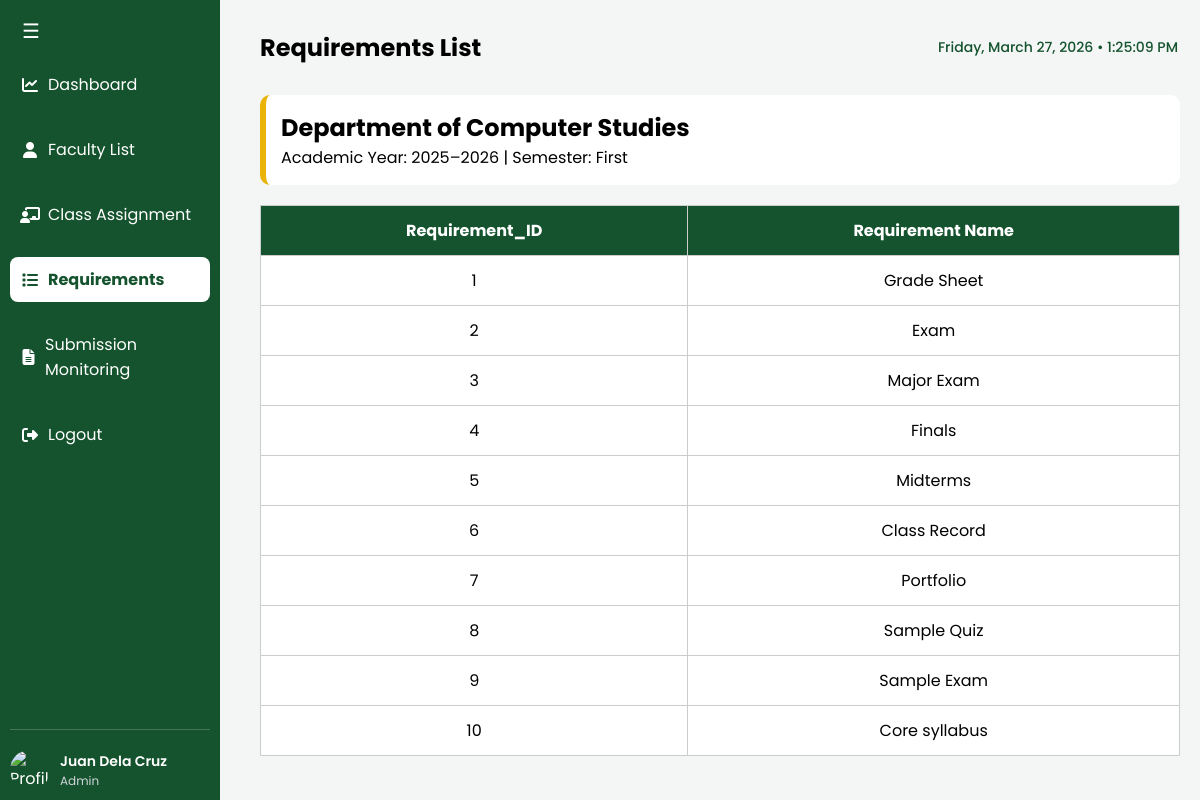
Screenshot of /requirementsAdmin with the database file from the repository.
### tables this page shows
CREATE TABLE REQUIREMENTS (Requirement_ID INT, Requirement_Name TEXT NOT NULL);

### flaskofthesite.py (the view)
@app.route ('/requirementsAdmin')
def requirementsAdmin():
    db_path = os.path.join(base_dir, 'Facultylist.db')
    conn = sqlite3.connect(db_path)
    conn.row_factory = sqlite3.Row
    cursor = conn.cursor()
    cursor.execute('SELECT * FROM REQUIREMENTS')
    rows = cursor.fetchall()
    for row in rows:
        print(row["Requirement_ID"])
    return render_template('requirementsAdmin.html', rows=rows)

### flaskofthesite.py (called while the page is built)
@app.after_request
def add_header(response):
    response.headers["Cache-Control"] = "no-store, no-cache, must-revalidate, max-age=0"
    response.headers["Pragma"] = "no-cache"
    response.headers["Expires"] = "0"
    return response

### templates/requirementsAdmin.html (shortened to what this page needs)
<!DOCTYPE html>
<html>
<head>
    <link rel="stylesheet" href="{{ url_for('static', filename='dashboardAdmin.css') }}">
     <link href="https://cdnjs.cloudflare.com/ajax/libs/font-awesome/6.5.0/css/all.min.css" rel="stylesheet">
</head>
<body>
<div class="sidebar" id="sidebar">
    <div class="sidebar-top">
        <button id="menu-btn">☰</button>
    </div>
    <a href="/dashboardAdmin">
        <i class="fas fa-chart-line"></i>
        <span>Dashboard</span>
    </a>
    <a href="/facultylistAdmin">
        <i class="fas fa-user"></i>
        <span>Faculty List</span>
    </a>
    <a href="/">
        <i class="fas fa-chalkboard-teacher"></i>
        <span>Class Assignment</span>
    </a>
    <a class="active">
        <i class="fas fa-list"></i>
        <span>Requirements</span>
    </a>
    <a href="/submissionmonitoringAdmin">
        <i class="fas fa-file-alt"></i>
        <span>Submission Monitoring</span>
    </a>
    <a href="/logout">
        <i class="fas fa-sign-out-alt"></i>
        <span>Logout</span>
    </a>
    <div class="sidebar-profile">
        <img src="https://cdn-icons-png.flaticon.com/512/847/847969.png" alt="Profile">
        <div class="profile-info">
            <span class="name">Juan Dela Cruz</span>
            <span class="role">Admin</span>
        </div>
    </div>
</div>
<div class="main" id="main">
<div class="topbar">
    <h2 style="text-align:center;">Requirements List</h2>
    <div class="datetime" id="datetime"></div>
</div>
<div class="content">
    <div class="header">
        <h2>Department of Computer Studies</h2>
        <p>Academic Year: 2025–2026 | Semester: First</p>
    </div>
 <table>
        <thead>
            <tr>
                <th>Requirement_ID</th>
                <th>Requirement Name</th>
            </tr>
        </thead>
        <tbody>
            {% for t in rows %}
            <tr>
                <td>{{ t[0] }}</td>
                <td>{{ t[1] }}</td>
            </tr>
            {% endfor %}
        </tbody>
    </table>
        </div>
</div>
</body>
</html>

### static/dashboardAdmin.css (style rules this page uses)
* { margin: 0; padding: 0; box-sizing: border-box; font-family: 'Poppins', sans-serif; }
body { display: flex; background: #f4f6f5; }
.sidebar { width: 220px; height: 100vh; background: #14532d; color: white; padding: 10px; position: fixed; transition: 0.3s; display: flex; flex-direction: column; }
.sidebar a { display: flex; align-items: center; gap: 8px; color: white; text-decoration: none; padding: 10px; margin: 10px 0; border-radius: 8px; }
.sidebar a i { width: 20px; text-align: center; }
.sidebar a.active { background: white; color: #14532d; font-weight: bold; }
.sidebar { display: flex; flex-direction: column; }
.sidebar-profile { margin-top: auto; display: flex; align-items: center; gap: 10px; padding-top: 20px; border-top: 1px solid rgba(255,255,255,0.2); }
.sidebar-profile img { width: 40px; height: 40px; border-radius: 50%; object-fit: cover; }
.profile-info { display: flex; flex-direction: column; }
.profile-info .name { font-size: 14px; font-weight: 600; }
.profile-info .role { font-size: 12px; color: #d1d5db; }
.topbar { display: flex; align-items: center; justify-content: space-between; padding: 10px 0px; margin-bottom: 20px; transition: padding 0.3s, transform 0.3s; }
.topbar h2 { margin: 0; transition: margin 0.3s, transform 0.3s; }
#menu-btn { font-size: 20px; color: white; background: none; border: none; cursor: pointer; }
.datetime { font-size: 14px; font-weight: 500; color: #14532d; margin-right: 2px; }
.sidebar { width: 220px; transition: width 0.3s; overflow: hidden; }
.main { margin-left: 240px; padding: 20px; width: calc(100% - 240px); transition: margin-left 0.3s, width 0.3s; }
.header, .cards, .card { transition: width 0.3s, transform 0.3s; }
.header { background: white; padding: 15px; border-radius: 10px; margin-bottom: 20px; border-left: 6px solid #eab308; }
table { width: 100%; border-collapse: collapse; background: white; }
th, td { padding: 12px; border: 1px solid #ccc; text-align: center; }
th { background: #14532d; color: white; }
button { background: #eab308; border: none; padding: 6px 12px; border-radius: 6px; cursor: pointer; }

### rows the page displays
REQUIREMENTS: Requirement_ID "1", Requirement_Name "Grade Sheet"
REQUIREMENTS: Requirement_ID "2", Requirement_Name "Exam"
REQUIREMENTS: Requirement_ID "3", Requirement_Name "Major Exam"
REQUIREMENTS: Requirement_ID "4", Requirement_Name "Finals"
REQUIREMENTS: Requirement_ID "5", Requirement_Name "Midterms"
REQUIREMENTS: Requirement_ID "6", Requirement_Name "Class Record"
REQUIREMENTS: Requirement_ID "7", Requirement_Name "Portfolio"
REQUIREMENTS: Requirement_ID "8", Requirement_Name "Sample Quiz"
REQUIREMENTS: Requirement_ID "9", Requirement_Name "Sample Exam"
REQUIREMENTS: Requirement_ID "10", Requirement_Name "Core syllabus"
